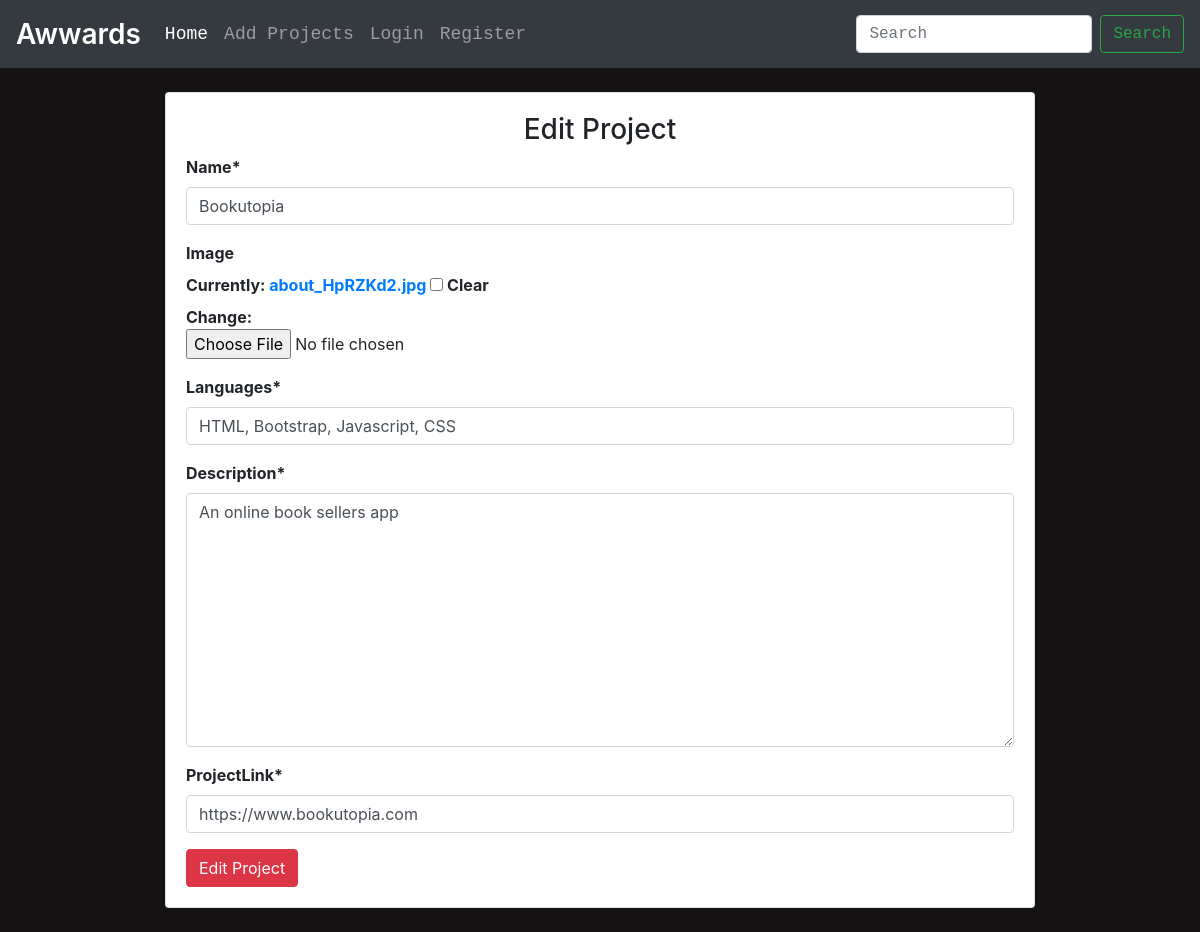
The page /editprojects/4/ on the database its author committed.
### main/models.py (models this page shows, shortened)
class Project(models.Model):
    name = models.CharField(max_length=300)
    image = models.ImageField(blank=True, null=True)
    reviewDate = models.DateTimeField(default=timezone.now())
    languages = models.CharField(max_length=300)
    description = models.TextField(max_length=5000)
    projectLink = models.CharField(max_length=300)
    averageRating = models.FloatField(default=0)

### main/views.py (the view)
# urls.py: url(r'^editprojects/(?P<id>\d+)/', main_views.edit_projects, name="edit_projects"),
def edit_projects(request, id):
    project = Project.objects.get(id=id)
    if request.method == 'POST':
        form = ProjectForm(request.POST or None, instance=project)
        if form.is_valid():
            data = form.save(commit=False)
            data.save()
            return redirect('main:detail', id)
    else:
        form = ProjectForm(instance=project)
    return render(request, 'main/addprojects.html', {"form":form, "controller":"Edit Project"})

### main/forms.py
class ProjectForm(forms.ModelForm):
    class Meta:
        model = Project
        fields = [
            'name',
            'image',
            'languages',
            'description',
            'projectLink'
            ]

### main/templates/main/addprojects.html (shortened to what this page needs)
{% extends 'main/base.html' %}
{% load crispy_forms_tags %}
{% block content %}
    <div class="container">
        <div class="card" style="padding: 20px; font-family: -apple-system, BlinkMacSystemFont, 'Segoe UI', Roboto, Oxygen, Ubuntu, Cantarell, 'Open Sans', 'Helvetica Neue', sans-serif; font-weight: bold;">
            <div class="card-content">
                <h3 class="text-center">{{ controller }}</h3>
                <form action="" method="POST">
                    {{ form | crispy }}
                    <input type="submit" value="{{ controller }}" class="btn btn-danger">
                </form>
            </div>
        </div>
    </div>
{% endblock %}

### main/static/css/main.css (style rules this page uses)
body { background-color: #151313; }
.container { width: 75%; }

### rows shown on the page
Project: name "Bookutopia", languages "HTML, Bootstrap, Javascript, CSS", description "An online book sellers app", projectLink "https://www.bookutopia.com"

### other values the page prints
{{ controller }} "Edit Project"
